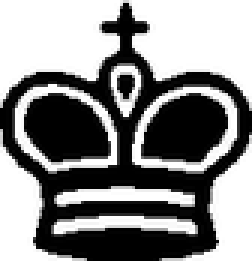
#> input picture kB.tif, 84 x 87 px, shrunk from 105 x 109 before the run, found by its file name (shown 3 times larger); its folder holds 4 pictures in this run
$ python pillow_test.py
#> lines starting #> are read from the running program, lines starting #| are printed output that depends on the picture; after the words box and inside, x2 and y2 are one past the last pixel; in counts of white or black regions, pixels touching at a corner belong together
# -*- coding: utf-8 -*-
"""
Created on Tue Dec 17 20:25:05 2019

@author: u235
"""

from PIL import Image, ImageOps,ImageChops, ImageDraw, ImageFilter, TiffImagePlugin
def create_png_from_tiff():
    names=[]
    Piece_colors=('b','w')
    Piece_type=('K','Q','R','N','B','p')
    for p_t in Piece_type:
        for c_t in Piece_colors:
            names.append(p_t+c_t)

    for name in names:

        try:
           im_bw = Image.open(name+'.tif')
#> im_bw is the input picture: PIL image 84x87 L; min 0, max 255, mean 138.4
        except:
            print('Error read file:'+name+'.tif')
            continue
        im_rgb = im_bw.convert('RGB')
        im_rgb=ImageOps.expand(im_rgb, border=6, fill=(255, 255, 255),)# add white 5px border
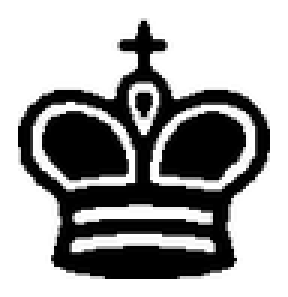
#> im_rgb: PIL image 96x99 RGB (shown 3 times larger); min 0, max 255, mean 165.3
        #im_rgb = im_bw.convert('L')
        #im_rgb=ImageOps.expand(im_rgb, border=6, fill=(255),)
        im_mask=im_rgb.copy()
        im_mask=im_mask.filter(ImageFilter.MinFilter(5))# create errode image
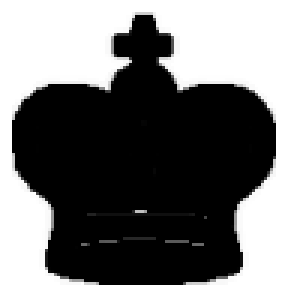
#> im_mask: PIL image 96x99 RGB (shown 3 times larger); min 0, max 255, mean 115
        im_mask2=im_mask.copy()
        ImageDraw.floodfill(im_mask, (0,0), value=(0,0,0))# flood fill image
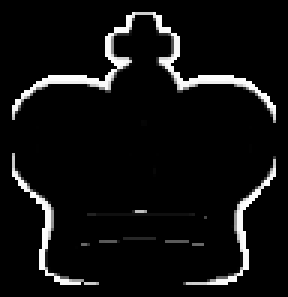
#> im_mask: PIL image 96x99 RGB (shown 3 times larger); min 0, max 254, mean 15.7
        #ImageDraw.floodfill(im_mask, (0,0), value=(0))
        im_mask = ImageChops.difference(im_mask, im_mask2) # difference between image
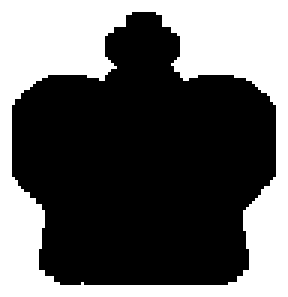
#> im_mask: PIL image 96x99 RGB (shown 3 times larger); 39% white; 1 white region, box (x1, y1, x2, y2) and area: (0, 0, 96, 99) 3703
        im_mask=ImageOps.invert(im_mask)
#> im_mask: PIL image 96x99 RGB; 61% white; 1 black region, box (x1, y1, x2, y2) and area: (0, 0, 96, 99) 3703
        im_mask=im_mask.convert('L')
        im_rgb.putalpha(im_mask)
#> im_rgb: PIL image 96x99 RGBA
        left,upper,right,lower = im_mask.getbbox()
#> left = 4; upper = 4; right = 92; lower = 95
        im_rgb = im_rgb.crop((left,upper,right,lower))
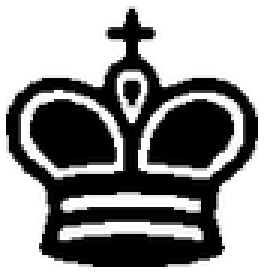
#> im_rgb: PIL image 88x91 RGBA (shown 3 times larger); mean R, G, B, A 148.6, 148.6, 148.6, 184.7; transparent parts drawn white
        im_rgb.save(name+'.png')

create_png_from_tiff()
